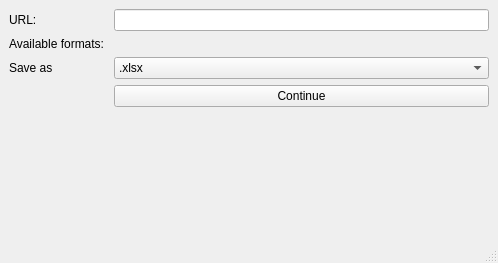
<?xml version="1.0" encoding="UTF-8"?>
<ui version="4.0">
 <class>MainWindow</class>
 <widget class="QMainWindow" name="MainWindow">
  <property name="geometry">
   <rect>
    <x>0</x>
    <y>0</y>
    <width>498</width>
    <height>263</height>
   </rect>
  </property>
  <property name="windowTitle">
   <string>MainWindow</string>
  </property>
  <widget class="QWidget" name="centralwidget">
   <layout class="QFormLayout" name="formLayout">
    <item row="0" column="1">
     <widget class="QLineEdit" name="lineEdit"/>
    </item>
    <item row="2" column="0">
     <widget class="QLabel" name="label_3">
      <property name="text">
       <string>Available formats: </string>
      </property>
     </widget>
    </item>
    <item row="0" column="0">
     <widget class="QLabel" name="label_2">
      <property name="text">
       <string>URL:</string>
      </property>
     </widget>
    </item>
    <item row="4" column="0">
     <widget class="QLabel" name="label">
      <property name="text">
       <string>Save as</string>
      </property>
     </widget>
    </item>
    <item row="4" column="1">
     <widget class="QComboBox" name="comboBox">
      <item>
       <property name="text">
        <string>.xlsx</string>
       </property>
      </item>
      <item>
       <property name="text">
        <string>.csv</string>
       </property>
      </item>
      <item>
       <property name="text">
        <string>MySQL</string>
       </property>
      </item>
      <item>
       <property name="text">
        <string>SQLite (.db)</string>
       </property>
      </item>
     </widget>
    </item>
    <item row="8" column="1">
     <widget class="QPushButton" name="continueButton">
      <property name="text">
       <string>Continue</string>
      </property>
     </widget>
    </item>
   </layout>
  </widget>
  <widget class="QMenuBar" name="menubar">
   <property name="geometry">
    <rect>
     <x>0</x>
     <y>0</y>
     <width>498</width>
     <height>24</height>
    </rect>
   </property>
  </widget>
  <widget class="QStatusBar" name="statusbar"/>
 </widget>
 <resources/>
 <connections/>
</ui>
